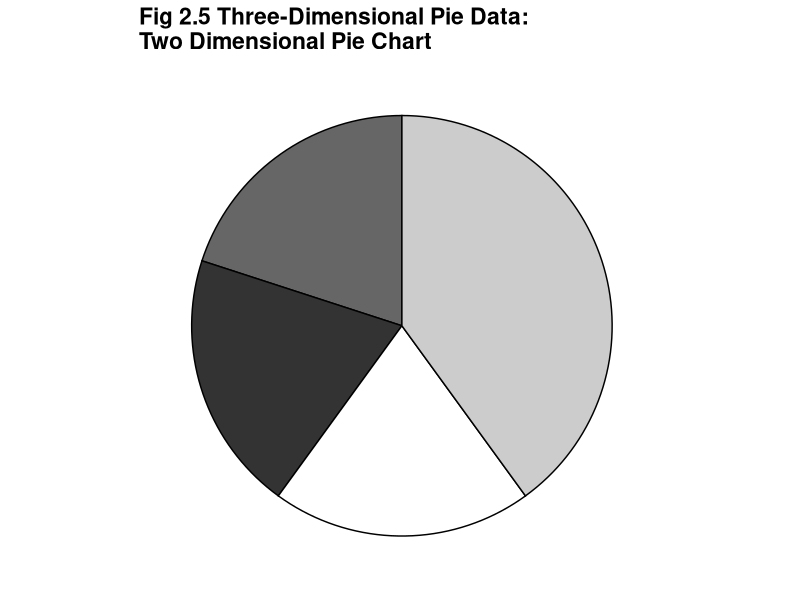
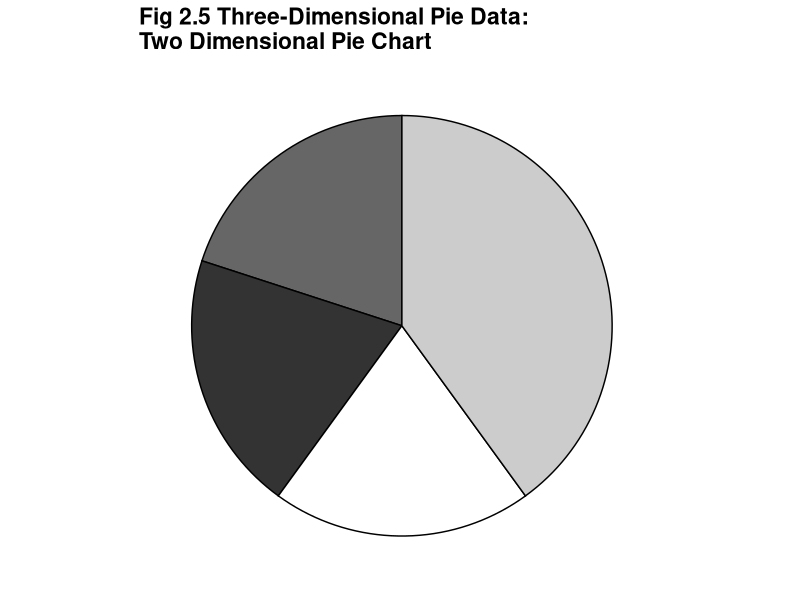

R code for these plots, in order:
library(ggplot2)

this_base <- "fig02-05_three-dimensional-pie-data-two-dimensional-pie-chart"

my_data <- data.frame(
  variable = c("A", "B", "C", "D"),
  value = c(0.2, 0.2, 0.2, 0.4))

p <- ggplot(my_data, aes(x = factor(1), fill = variable, weight = value)) +
  geom_bar(width = 1, show_guide = FALSE, colour = 'black') + 
  coord_polar(theta = "y") +
  scale_fill_manual("variable", 
                    values = c('grey40', 'grey20', 'white', 'grey80')) +
  ggtitle("Fig 2.5 Three-Dimensional Pie Data:\nTwo Dimensional Pie Chart") + 
  theme_bw() + 
  theme(panel.grid.minor = element_blank(), 
        panel.grid.major = element_blank(), 
        panel.border = element_blank(),
        plot.title = element_text(size = rel(1.5), face = "bold"),
        axis.title = element_blank(), 
        axis.text = element_blank(),
        axis.ticks = element_blank())

p

ggsave(paste0(this_base, ".png"), 
       p, width = 6, height = 5)
